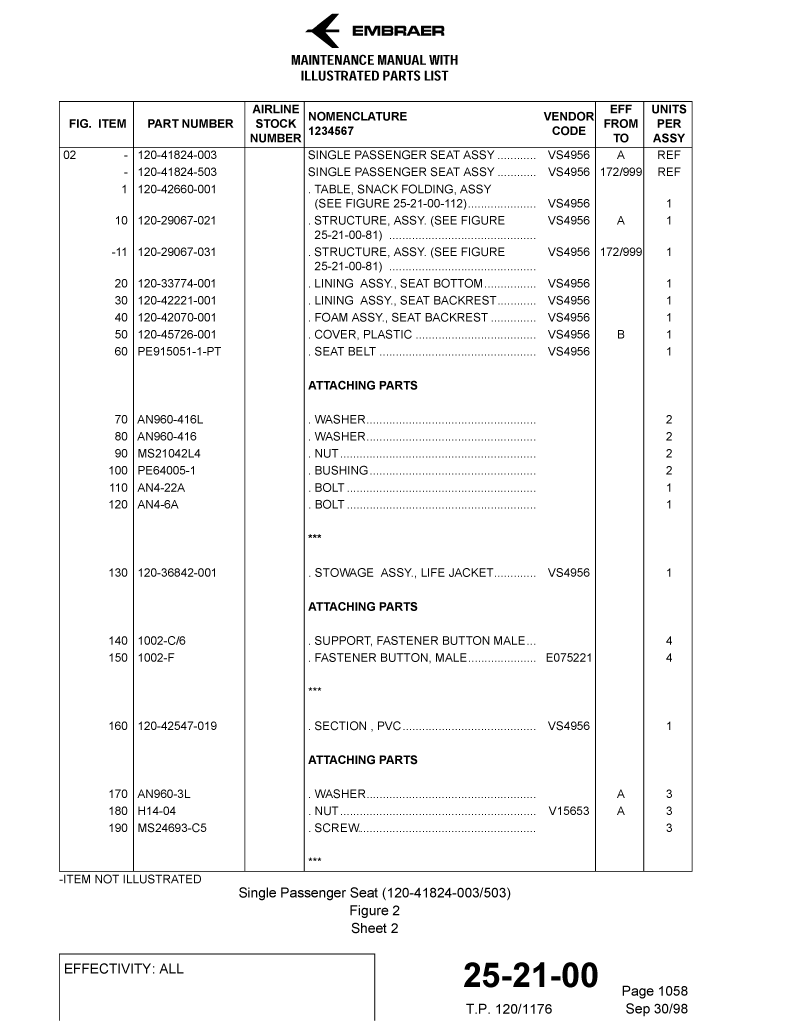
#> input picture local_data/ocr/full_509_psm3/pages/zip_page_000085_00000085.tif, 3199 x 4141 px (shown at 1/4 size)
$ python -i trace_net_table_presence_verifier_v1.py   (imports and definitions only)
#> lines starting #> are read from the running program, lines starting #| are printed output that depends on the picture; after the words box and inside, x2 and y2 are one past the last pixel; in counts of white or black regions, pixels touching at a corner belong together
"""TRACE-Net Table Presence Verifier v1.

Read-only hybrid table-presence gate for TRACE-Net table localization.

This module addresses the failure mode where weak/legacy table candidates cause
non-table pages (chapter/image/text pages, figures, paragraph columns, or page
furniture) to receive table bboxes. It verifies table presence before a bbox is
allowed to flow into localization/extraction.

The verifier combines:
- route/dispatch context when available
- structure bbox selector decisions
- visual line/row/column diagnostics
- scoped row/cell/value counts
- OCR enrichment hints such as part-number matches
- optional source-image ink/layout metrics inside the selected bbox

The output is a routing/QA artifact, not source truth. It can suppress false
positive table candidates and recommend normal_text/image_visual/blank routing,
but it never mutates source truth and never grants answer authority.

Safety contract:
- no Postgres writes
- no Qdrant writes
- no OpenSearch writes
- no source-truth mutation
- no direct answer permission
- no claim-proof authority
"""
from __future__ import annotations

import argparse
import hashlib
import json
import math
import re
from collections import Counter, defaultdict
from datetime import datetime, timezone
from pathlib import Path
from typing import Any, Iterable, Mapping

SCHEMA_VERSION = "trace_net_table_presence_verifier_v1"
QUALITY_SCHEMA_VERSION = "trace_net_table_presence_verifier_v1_quality"
STATUS_BUILT = "TABLE_PRESENCE_VERIFIER_BUILT"
STATUS_NOT_READY = "TABLE_PRESENCE_VERIFIER_NOT_READY"
DEFAULT_OUTPUT_DIR = Path("local_data/organization/trace_net/table_presence_verifier")

IMAGE_EXTENSIONS = {".tif", ".tiff", ".png", ".jpg", ".jpeg", ".webp", ".bmp"}
PART_NUMBER_RE = re.compile(r"\b\d{2,4}-\d{2,6}(?:-\d{1,4})?\b")
TABLE_WORD_RE = re.compile(r"\b(table|item|part|part\s*number|nomenclature|qty|quantity|effectivity|units?|assy|figure|find\s*no|model)\b", re.I)
NON_TABLE_WORD_RE = re.compile(r"\b(chapter|introduction|description|operation|warning|caution|figure|photo|illustration|aircraft|diagram)\b", re.I)

SAFETY_FALSE_KEYS = (
    "answer_permission",
    "can_answer_directly",
    "can_prove_claims",
    "final_answer_allowed",
    "llm_freeform_answer_allowed",
    "source_truth_mutation_allowed",
    "can_mutate_source_truth",
    "postgres_write_attempted",
    "qdrant_write_attempted",
    "opensearch_write_attempted",
)

TABLE_ROUTES = {"table", "table_candidate", "table_route"}
ANTI_TABLE_ROUTES = {"blank_candidate", "blank", "image_visual", "visual", "normal_text", "text", "normal"}

INCOMPLETE_VISUAL_TABLE_FLAGS = {
    "visual_candidate_cuts_table_columns",
    "visual_candidate_cuts_table_rows",
    "visual_candidate_over_tightened_area",
    "visual_candidate_too_short_for_row_count",
    "visual_candidate_header_band_not_preserved",
    "visual_candidate_low_input_x_overlap",
    "visual_candidate_low_input_y_overlap",
    "visual_candidate_quality_not_pass",
    "visual_candidate_not_refined",
    "visual_refinement_not_applied",
}

WEAK_TABLE_STRUCTURE_FLAGS = {
    "weak_horizontal_table_signal",
    "weak_vertical_table_signal",
    "visual_candidate_weak_row_structure",
    "visual_candidate_weak_column_structure",
    "weak_row_structure_flag",
    "weak_column_structure_flag",
    "localized_bbox_still_broad",
}


# [55 lines left out: function table_route_challenge, not called in this run]


def utc_now() -> str:
    return datetime.now(timezone.utc).replace(microsecond=0).isoformat().replace("+00:00", "Z")


# [16 lines left out: functions stable_id, read_json, not called in this run]


def write_json(path: Path, payload: Any) -> None:
    path.parent.mkdir(parents=True, exist_ok=True)
    path.write_text(json.dumps(payload, indent=2, sort_keys=True, ensure_ascii=False), encoding="utf-8")


# [36 lines left out: functions write_jsonl, as_list, as_int, as_float, not called in this run]


def normalize_text(value: Any) -> str:
    return " ".join(str(value or "").replace("\n", " ").split()).strip()


def normalize_route(value: Any) -> str:
    return re.sub(r"[^a-z0-9_]+", "_", str(value or "").strip().lower()).strip("_")


# [64 lines left out: functions normalize_bbox, payload_quality_status, get_records, not called in this run]


def structure_records(payload: Any) -> list[dict[str, Any]]:
    return get_records(payload, ("table_structure_bbox_localizer_records", "records", "structure_records"))


def visual_records(payload: Any) -> list[dict[str, Any]]:
    return get_records(payload, ("table_visual_bbox_localizer_records", "records", "localized_records"))


def scoped_records(payload: Any) -> list[dict[str, Any]]:
    return get_records(payload, ("scoped_table_records", "records", "table_bbox_scoped_cell_records"))


def ocr_records(payload: Any) -> list[dict[str, Any]]:
    return get_records(payload, ("table_ocr_bbox_enrichment_cards", "cards", "records"))


ROUTE_LIST_KEYS = (
    "page_route_cards",
    "route_dispatch_cards",
    "processor_contract_cards",
    "route_dispatch_coverage_cards",
    "route_contract_audit_cards",
    "page_route_records",
    "page_routes",
    "route_records",
    "dispatch_records",
    "records",
    "routes",
    "pages",
)

PAGE_ID_KEYS = (
    "page_id",
    "source_page_id",
    "source_page",
    "page",
    "page_key",
    "page_identifier",
)

PRIMARY_ROUTE_KEYS = (
    "primary_route",
    "primary_dispatch_route",
    "primary_processor_route",
    "primary_allowed_route",
    "selected_primary_route",
    "assigned_primary_route",
    "page_primary_route",
    "dispatch_primary_route",
    "route",
    "page_route",
    "assigned_route",
    "route_name",
    "route_type",
)

SECONDARY_ROUTE_KEYS = (
    "secondary_routes",
    "allowed_secondary_routes",
    "allowed_routes",
    "candidate_routes",
    "dispatch_routes",
    "routes",
)


# [173 lines left out: functions route_records, first_route_value, infer_primary_route, infer_secondary_routes, build_page_route_index, index_by_page_and_table and 3 more, not called in this run]


def run_count(mask: list[bool]) -> int:
    count = 0
    in_run = False
    for v in mask:
        if v and not in_run:
            count += 1
            in_run = True
        elif not v:
            in_run = False
    return count


def compute_ink_metrics(image_path: str | Path | None, bbox: Mapping[str, Any] | None = None) -> dict[str, Any]:
    if not image_path:
        return {"image_available": False, "ink_metrics_available": False}
    try:
        from PIL import Image, ImageStat
    except Exception:
        return {"image_available": False, "ink_metrics_available": False, "image_error": "pillow_unavailable"}
    p = Path(image_path)
    if not p.exists():
        return {"image_available": False, "ink_metrics_available": False, "image_error": "image_not_found"}
    try:
        with Image.open(p) as img:
#> img is the input picture: PIL image 3199x4141 1; 96.1% white; 1980 black regions (866 under 20 px), largest, box (x1, y1, x2, y2) and area: (236, 404, 2770, 3487) 102165, (236, 3814, 1501, 4083) 6915, (1221, 55, 1357, 192) 6627
            rgb = img.convert("RGB")
            width, height = rgb.size
            box = normalize_bbox(bbox) if bbox else None
            if box:
                x0 = max(0, min(width - 1, int(round(float(box["x0"])))))
                y0 = max(0, min(height - 1, int(round(float(box["y0"])))))
                x1 = max(x0 + 1, min(width, int(round(float(box["x1"])))))
                y1 = max(y0 + 1, min(height, int(round(float(box["y1"])))))
                crop = rgb.crop((x0, y0, x1, y1))
            else:
                crop = rgb
            # Downsample for cheap deterministic metrics.
            max_dim = 650
            cw, ch = crop.size
            scale = min(1.0, max_dim / max(cw, ch)) if max(cw, ch) else 1.0
            if scale < 1.0:
                crop = crop.resize((max(1, int(cw * scale)), max(1, int(ch * scale))))
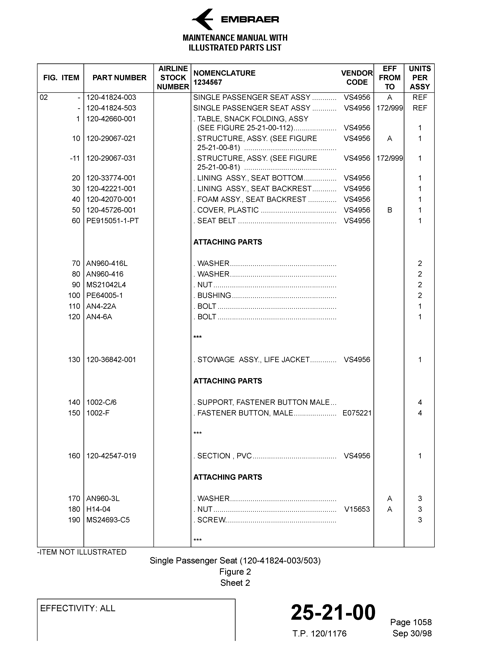
#> crop: PIL image 502x650 RGB; min 0, max 255, mean 244.5
            gray = crop.convert("L")
            pixels = list(gray.getdata())
#> pixels = 326300 items
            if not pixels:
                return {"image_available": True, "ink_metrics_available": False, "image_path": str(p)}
            dark = [v < 205 for v in pixels]
#> dark = 326300 items
            very_dark = [v < 110 for v in pixels]
#> very_dark = 326300 items
            dark_ratio = sum(dark) / len(dark)
#> dark_ratio = 0.0772
            very_dark_ratio = sum(very_dark) / len(very_dark)
#> very_dark_ratio = 0.02
            gw, gh = gray.size
            rows = []
            cols = []
            for y in range(gh):
                row = dark[y * gw:(y + 1) * gw]
                rows.append(sum(row) / max(1, gw))
#> after the loop, rows = 650 values, max 0.793 at index 63, min 0 at index 0, mean 0.0772
            for x in range(gw):
                total = 0
                for y in range(gh):
                    total += dark[y * gw + x]
                cols.append(total / max(1, gh))
#> after the loop, cols = 502 values, max 0.814 at index 37, min 0 at index 0, mean 0.0772
            row_band_runs = run_count([v > 0.025 for v in rows])
#> the loop in run_count, `for v in mask:` made 650 passes
#> (v, in_run) on passes 2 to 9: (False, False), (False, False), (False, False), (False, False), (False, False), (False, False), (False, False), (False, False)
#> after the loop in run_count, `for v in mask:`: count = 46
#> row_band_runs = 46
            col_band_runs = run_count([v > 0.025 for v in cols])
#> the loop in run_count (call 2), `for v in mask:` made 502 passes
#> col_band_runs = 23
            horizontal_rule_runs = run_count([v > 0.32 for v in rows])
#> horizontal_rule_runs = 5
            vertical_rule_runs = run_count([v > 0.22 for v in cols])
#> vertical_rule_runs = 12
            stat = ImageStat.Stat(crop)
            # Average channel variance is a cheap photo/figure proxy.
            color_variance = round(sum(stat.var) / max(1, len(stat.var)), 6)
#> color_variance = 1231.7
            image_like_color_variance = color_variance > 900 and dark_ratio > 0.12 and horizontal_rule_runs < 4 and vertical_rule_runs < 4
#> image_like_color_variance = False
            return {
                "image_available": True,
                "ink_metrics_available": True,
                "image_path": str(p),
                "image_width": width,
                "image_height": height,
                "ink_dark_pixel_ratio": round(dark_ratio, 6),
                "ink_very_dark_pixel_ratio": round(very_dark_ratio, 6),
                "ink_row_band_run_count": row_band_runs,
                "ink_column_band_run_count": col_band_runs,
                "ink_horizontal_rule_run_count": horizontal_rule_runs,
                "ink_vertical_rule_run_count": vertical_rule_runs,
                "ink_color_variance": color_variance,
                "image_like_color_region": bool(image_like_color_variance),
            }
    except Exception as exc:
        return {"image_available": False, "ink_metrics_available": False, "image_path": str(p), "image_error": type(exc).__name__}


# [525 lines left out: functions signal_score, decide_presence, make_presence_record, unsafe_record_count, summarize, quality_checks and 3 more, not called in this run]


# [2 lines not run here, left out]

>>> result = compute_ink_metrics('../../../../../../local_data/ocr/full_509_psm3/pages/zip_page_000085_00000085.tif')
#> result = 13 items

$ run again, on local_data/ocr/full_509_psm3/pages/zip_page_000208_00000208.tif
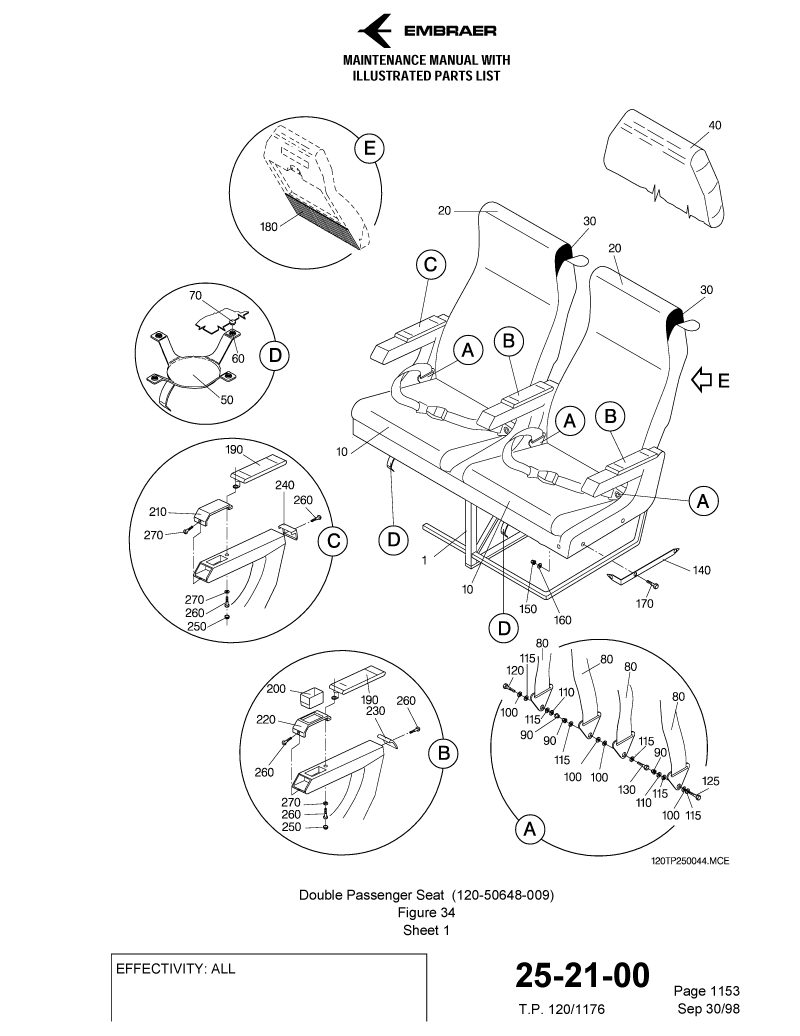
#> input picture local_data/ocr/full_509_psm3/pages/zip_page_000208_00000208.tif, 3199 x 4141 px (shown at 1/4 size)
#> in compute_ink_metrics, img is the input picture: PIL image 3199x4141 1; 96.8% white; 531 black regions (28 under 20 px), largest, box (x1, y1, x2, y2) and area: (1403, 806, 2876, 2573) 98921, (2251, 2596, 2836, 3235) 15077, (586, 1200, 996, 1646) 13482
#> in compute_ink_metrics, `crop = crop.resize((max(1, int(cw * scale)), max(1, int(ch * scale))))`:
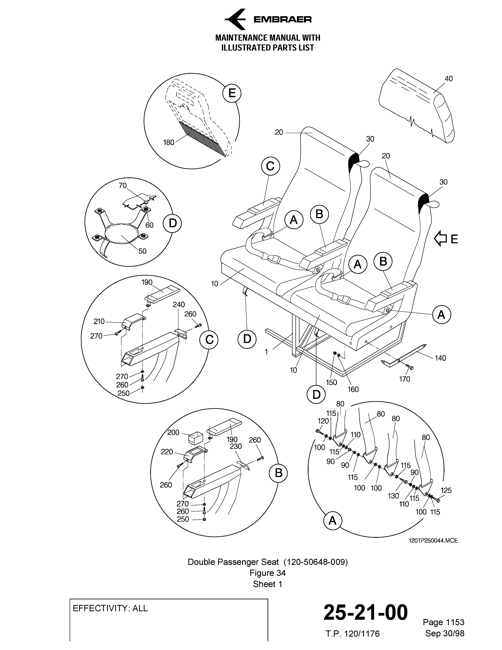
#> crop: PIL image 502x650 RGB; min 0, max 255, mean 246.3
#> pixels = 326300 items
#> dark_ratio = 0.0658
#> very_dark_ratio = 0.0182
#> after the loop in compute_ink_metrics, `for y in range(gh):`: rows = 650 values, max 0.398 at index 599, min 0 at index 0, mean 0.0658
#> after the loop in compute_ink_metrics, `for x in range(gw):`: cols = 502 values, max 0.191 at index 316, min 0 at index 0, mean 0.0658
#> the loop in run_count, `for v in mask:` made 650 passes
#> (v, in_run) on passes 2 to 9: (False, False), (False, False), (False, False), (False, False), (False, False), (False, False), (False, False), (False, False)
#> after the loop in run_count, `for v in mask:`: count = 18
#> the loop in run_count (call 2), `for v in mask:` made 502 passes
#> col_band_runs = 5
#> horizontal_rule_runs = 1
#> vertical_rule_runs = 0
#> color_variance = 1073.2
#> image_like_color_variance = False
#> result = 13 items

$ run again, on local_data/ocr/full_509_psm3/pages/zip_page_000319_00000319.tif
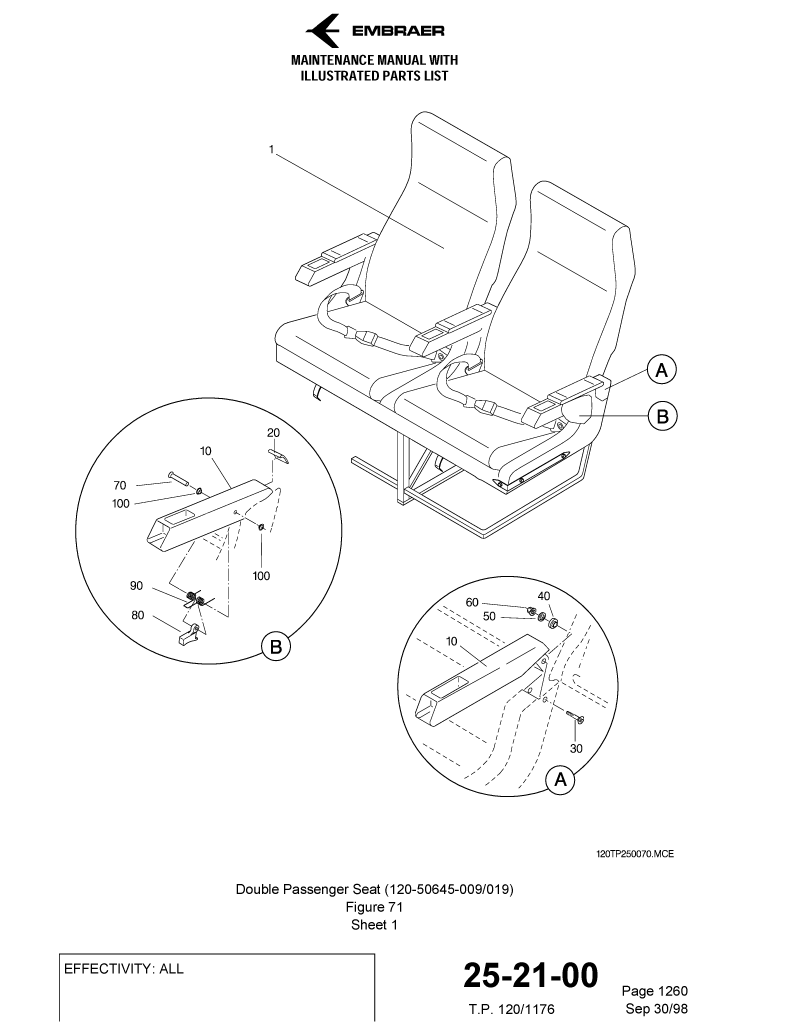
#> input picture local_data/ocr/full_509_psm3/pages/zip_page_000319_00000319.tif, 3199 x 4141 px (shown at 1/4 size)
#> in compute_ink_metrics, img is the input picture: PIL image 3199x4141 1; 97.9% white; 445 black regions (25 under 20 px), largest, box (x1, y1, x2, y2) and area: (1098, 446, 2711, 2155) 80721, (301, 1590, 1369, 2658) 15554, (1589, 2304, 2474, 3188) 13125
#> in compute_ink_metrics, `crop = crop.resize((max(1, int(cw * scale)), max(1, int(ch * scale))))`:
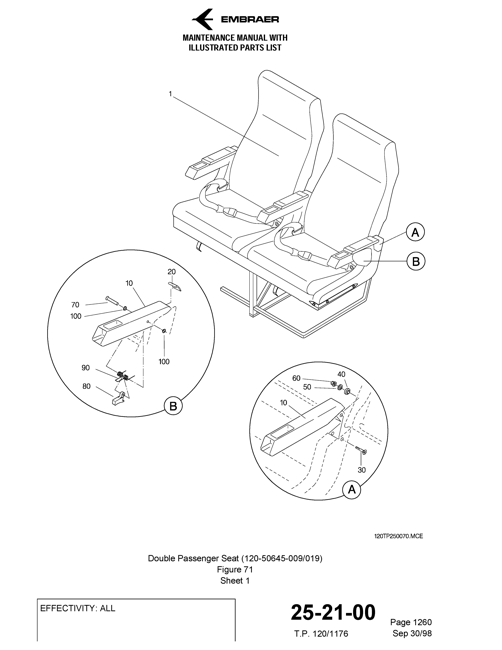
#> crop: PIL image 502x650 RGB; min 0, max 255, mean 249.4
#> pixels = 326300 items
#> dark_ratio = 0.0441
#> very_dark_ratio = 0.00981
#> after the loop in compute_ink_metrics, `for y in range(gh):`: rows = 650 values, max 0.396 at index 599, min 0 at index 0, mean 0.0441
#> after the loop in compute_ink_metrics, `for x in range(gw):`: cols = 502 values, max 0.151 at index 249, min 0 at index 0, mean 0.0441
#> the loop in run_count, `for v in mask:` made 650 passes
#> (v, in_run) on passes 2 to 9: (False, False), (False, False), (False, False), (False, False), (False, False), (False, False), (False, False), (False, False)
#> after the loop in run_count, `for v in mask:`: count = 26
#> the loop in run_count (call 2), `for v in mask:` made 502 passes
#> col_band_runs = 23
#> horizontal_rule_runs = 1
#> vertical_rule_runs = 0
#> color_variance = 682.4
#> image_like_color_variance = False
#> result = 13 items

$ run again, on local_data/ocr/full_509_psm3/pages/zip_page_000332_00000332.tif
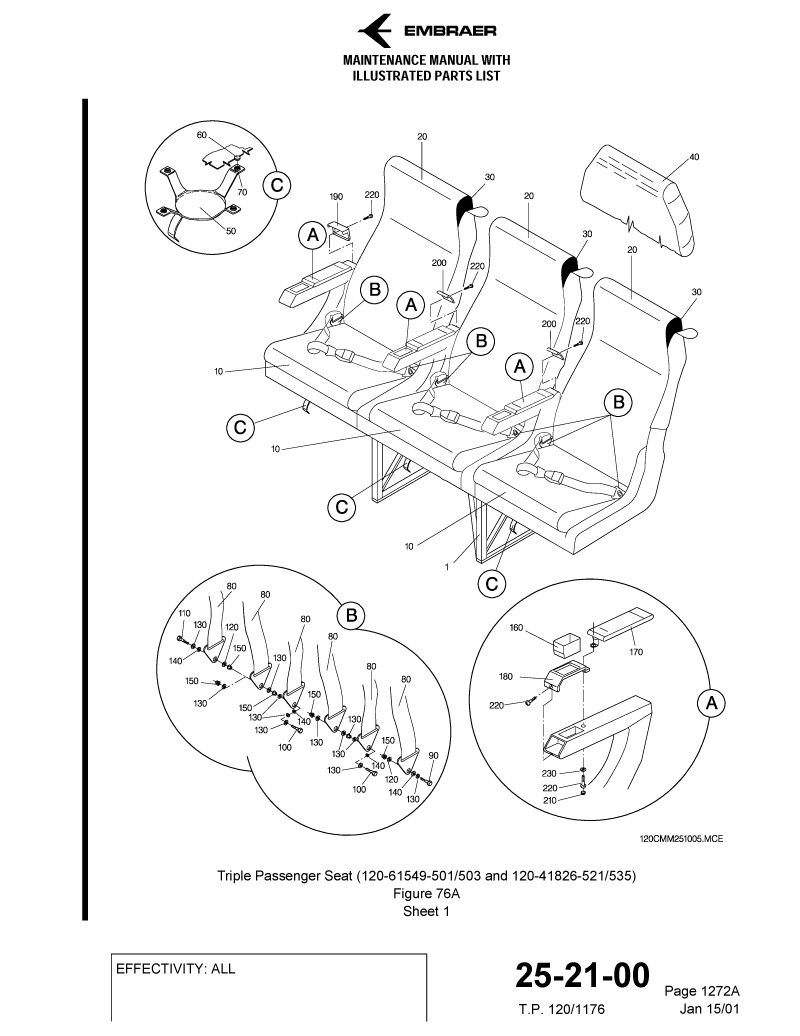
#> input picture local_data/ocr/full_509_psm3/pages/zip_page_000332_00000332.tif, 3199 x 4141 px (shown at 1/4 size)
#> in compute_ink_metrics, img is the input picture: PIL image 3199x4141 1; 96.4% white; 485 black regions (27 under 20 px), largest, box (x1, y1, x2, y2) and area: (901, 568, 2791, 2393) 109393, (329, 395, 352, 3682) 75601, (625, 2259, 1805, 3343) 16602
#> in compute_ink_metrics, `crop = crop.resize((max(1, int(cw * scale)), max(1, int(ch * scale))))`:
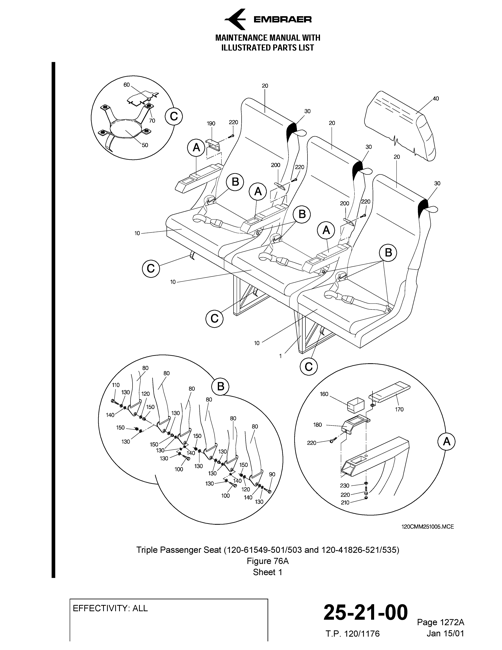
#> crop: PIL image 502x650 RGB; min 0, max 255, mean 245.4
#> pixels = 326300 items
#> dark_ratio = 0.0708
#> very_dark_ratio = 0.0197
#> after the loop in compute_ink_metrics, `for y in range(gh):`: rows = 650 values, max 0.398 at index 599, min 0 at index 0, mean 0.0708
#> after the loop in compute_ink_metrics, `for x in range(gw):`: cols = 502 values, max 0.794 at index 51, min 0 at index 0, mean 0.0708
#> the loop in run_count, `for v in mask:` made 650 passes
#> (v, in_run) on passes 2 to 9: (False, False), (False, False), (False, False), (False, False), (False, False), (False, False), (False, False), (False, False)
#> after the loop in run_count, `for v in mask:`: count = 14
#> the loop in run_count (call 2), `for v in mask:` made 502 passes
#> col_band_runs = 6
#> horizontal_rule_runs = 3
#> vertical_rule_runs = 1
#> color_variance = 1283
#> image_like_color_variance = False
#> result = 13 items
